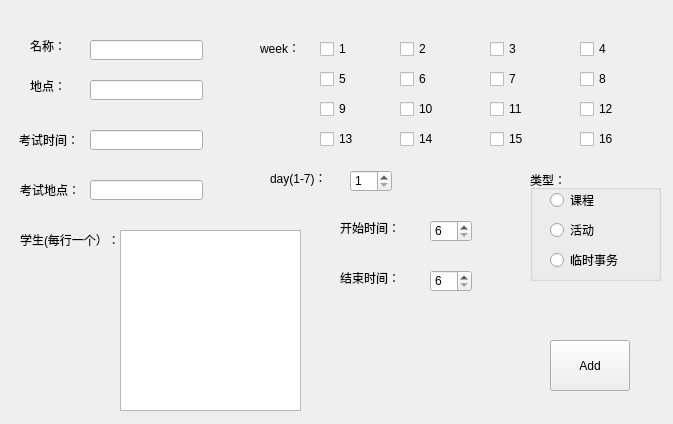
<?xml version="1.0" encoding="UTF-8"?>
<ui version="4.0">
 <class>add_class</class>
 <widget class="QWidget" name="add_class">
  <property name="geometry">
   <rect>
    <x>0</x>
    <y>0</y>
    <width>673</width>
    <height>424</height>
   </rect>
  </property>
  <property name="windowTitle">
   <string>Form</string>
  </property>
  <widget class="QLabel" name="label">
   <property name="geometry">
    <rect>
     <x>30</x>
     <y>40</y>
     <width>40</width>
     <height>12</height>
    </rect>
   </property>
   <property name="text">
    <string>名称：</string>
   </property>
  </widget>
  <widget class="QLineEdit" name="lineEdit">
   <property name="geometry">
    <rect>
     <x>90</x>
     <y>40</y>
     <width>113</width>
     <height>20</height>
    </rect>
   </property>
  </widget>
  <widget class="QLabel" name="label_2">
   <property name="geometry">
    <rect>
     <x>30</x>
     <y>80</y>
     <width>40</width>
     <height>12</height>
    </rect>
   </property>
   <property name="text">
    <string>地点：</string>
   </property>
  </widget>
  <widget class="QLineEdit" name="lineEdit_2">
   <property name="geometry">
    <rect>
     <x>90</x>
     <y>80</y>
     <width>113</width>
     <height>20</height>
    </rect>
   </property>
  </widget>
  <widget class="QLabel" name="label_3">
   <property name="geometry">
    <rect>
     <x>19</x>
     <y>130</y>
     <width>61</width>
     <height>20</height>
    </rect>
   </property>
   <property name="text">
    <string>考试时间：</string>
   </property>
  </widget>
  <widget class="QLabel" name="label_4">
   <property name="geometry">
    <rect>
     <x>20</x>
     <y>180</y>
     <width>61</width>
     <height>20</height>
    </rect>
   </property>
   <property name="text">
    <string>考试地点：</string>
   </property>
  </widget>
  <widget class="QLineEdit" name="lineEdit_3">
   <property name="geometry">
    <rect>
     <x>90</x>
     <y>130</y>
     <width>113</width>
     <height>20</height>
    </rect>
   </property>
  </widget>
  <widget class="QLineEdit" name="lineEdit_4">
   <property name="geometry">
    <rect>
     <x>90</x>
     <y>180</y>
     <width>113</width>
     <height>20</height>
    </rect>
   </property>
  </widget>
  <widget class="QLabel" name="label_5">
   <property name="geometry">
    <rect>
     <x>260</x>
     <y>40</y>
     <width>41</width>
     <height>16</height>
    </rect>
   </property>
   <property name="text">
    <string>week：</string>
   </property>
  </widget>
  <widget class="QLabel" name="label_6">
   <property name="geometry">
    <rect>
     <x>270</x>
     <y>170</y>
     <width>71</width>
     <height>16</height>
    </rect>
   </property>
   <property name="text">
    <string>day(1-7)：</string>
   </property>
  </widget>
  <widget class="QLabel" name="label_7">
   <property name="geometry">
    <rect>
     <x>20</x>
     <y>230</y>
     <width>111</width>
     <height>20</height>
    </rect>
   </property>
   <property name="text">
    <string>学生(每行一个）：</string>
   </property>
  </widget>
  <widget class="QPushButton" name="pushButton">
   <property name="geometry">
    <rect>
     <x>550</x>
     <y>340</y>
     <width>80</width>
     <height>51</height>
    </rect>
   </property>
   <property name="text">
    <string>Add</string>
   </property>
  </widget>
  <widget class="QSpinBox" name="spinBox">
   <property name="geometry">
    <rect>
     <x>430</x>
     <y>220</y>
     <width>42</width>
     <height>22</height>
    </rect>
   </property>
   <property name="minimum">
    <number>6</number>
   </property>
   <property name="maximum">
    <number>21</number>
   </property>
  </widget>
  <widget class="QLabel" name="label_8">
   <property name="geometry">
    <rect>
     <x>340</x>
     <y>220</y>
     <width>71</width>
     <height>16</height>
    </rect>
   </property>
   <property name="text">
    <string>开始时间：</string>
   </property>
  </widget>
  <widget class="QSpinBox" name="spinBox_2">
   <property name="geometry">
    <rect>
     <x>430</x>
     <y>270</y>
     <width>42</width>
     <height>22</height>
    </rect>
   </property>
   <property name="minimum">
    <number>6</number>
   </property>
   <property name="maximum">
    <number>21</number>
   </property>
  </widget>
  <widget class="QLabel" name="label_9">
   <property name="geometry">
    <rect>
     <x>340</x>
     <y>270</y>
     <width>71</width>
     <height>16</height>
    </rect>
   </property>
   <property name="text">
    <string>结束时间：</string>
   </property>
  </widget>
  <widget class="QSpinBox" name="spinBox_3">
   <property name="geometry">
    <rect>
     <x>350</x>
     <y>170</y>
     <width>42</width>
     <height>22</height>
    </rect>
   </property>
   <property name="minimum">
    <number>1</number>
   </property>
   <property name="maximum">
    <number>7</number>
   </property>
   <property name="value">
    <number>1</number>
   </property>
  </widget>
  <widget class="QGroupBox" name="groupBox">
   <property name="geometry">
    <rect>
     <x>530</x>
     <y>170</y>
     <width>131</width>
     <height>111</height>
    </rect>
   </property>
   <property name="title">
    <string>类型：</string>
   </property>
   <widget class="QRadioButton" name="radioButton_18">
    <property name="geometry">
     <rect>
      <x>20</x>
      <y>50</y>
      <width>51</width>
      <height>20</height>
     </rect>
    </property>
    <property name="text">
     <string>活动</string>
    </property>
   </widget>
   <widget class="QRadioButton" name="radioButton_19">
    <property name="geometry">
     <rect>
      <x>20</x>
      <y>80</y>
      <width>81</width>
      <height>20</height>
     </rect>
    </property>
    <property name="text">
     <string>临时事务</string>
    </property>
   </widget>
   <widget class="QRadioButton" name="radioButton_17">
    <property name="geometry">
     <rect>
      <x>20</x>
      <y>20</y>
      <width>51</width>
      <height>20</height>
     </rect>
    </property>
    <property name="text">
     <string>课程</string>
    </property>
   </widget>
  </widget>
  <widget class="QCheckBox" name="checkBox">
   <property name="geometry">
    <rect>
     <x>320</x>
     <y>40</y>
     <width>61</width>
     <height>18</height>
    </rect>
   </property>
   <property name="text">
    <string>1</string>
   </property>
  </widget>
  <widget class="QCheckBox" name="checkBox_2">
   <property name="geometry">
    <rect>
     <x>400</x>
     <y>40</y>
     <width>61</width>
     <height>18</height>
    </rect>
   </property>
   <property name="text">
    <string>2</string>
   </property>
  </widget>
  <widget class="QCheckBox" name="checkBox_3">
   <property name="geometry">
    <rect>
     <x>490</x>
     <y>40</y>
     <width>61</width>
     <height>18</height>
    </rect>
   </property>
   <property name="text">
    <string>3</string>
   </property>
  </widget>
  <widget class="QCheckBox" name="checkBox_4">
   <property name="geometry">
    <rect>
     <x>580</x>
     <y>40</y>
     <width>61</width>
     <height>18</height>
    </rect>
   </property>
   <property name="text">
    <string>4</string>
   </property>
  </widget>
  <widget class="QCheckBox" name="checkBox_5">
   <property name="geometry">
    <rect>
     <x>320</x>
     <y>70</y>
     <width>61</width>
     <height>18</height>
    </rect>
   </property>
   <property name="text">
    <string>5</string>
   </property>
  </widget>
  <widget class="QCheckBox" name="checkBox_6">
   <property name="geometry">
    <rect>
     <x>400</x>
     <y>70</y>
     <width>61</width>
     <height>18</height>
    </rect>
   </property>
   <property name="text">
    <string>6</string>
   </property>
  </widget>
  <widget class="QCheckBox" name="checkBox_7">
   <property name="geometry">
    <rect>
     <x>490</x>
     <y>70</y>
     <width>61</width>
     <height>18</height>
    </rect>
   </property>
   <property name="text">
    <string>7</string>
   </property>
  </widget>
  <widget class="QCheckBox" name="checkBox_8">
   <property name="geometry">
    <rect>
     <x>580</x>
     <y>70</y>
     <width>61</width>
     <height>18</height>
    </rect>
   </property>
   <property name="text">
    <string>8</string>
   </property>
  </widget>
  <widget class="QCheckBox" name="checkBox_9">
   <property name="geometry">
    <rect>
     <x>320</x>
     <y>100</y>
     <width>61</width>
     <height>18</height>
    </rect>
   </property>
   <property name="text">
    <string>9</string>
   </property>
  </widget>
  <widget class="QCheckBox" name="checkBox_10">
   <property name="geometry">
    <rect>
     <x>400</x>
     <y>100</y>
     <width>61</width>
     <height>18</height>
    </rect>
   </property>
   <property name="text">
    <string>10</string>
   </property>
  </widget>
  <widget class="QCheckBox" name="checkBox_11">
   <property name="geometry">
    <rect>
     <x>490</x>
     <y>100</y>
     <width>61</width>
     <height>18</height>
    </rect>
   </property>
   <property name="text">
    <string>11</string>
   </property>
  </widget>
  <widget class="QCheckBox" name="checkBox_12">
   <property name="geometry">
    <rect>
     <x>580</x>
     <y>100</y>
     <width>61</width>
     <height>18</height>
    </rect>
   </property>
   <property name="text">
    <string>12</string>
   </property>
  </widget>
  <widget class="QCheckBox" name="checkBox_13">
   <property name="geometry">
    <rect>
     <x>320</x>
     <y>130</y>
     <width>61</width>
     <height>18</height>
    </rect>
   </property>
   <property name="text">
    <string>13</string>
   </property>
  </widget>
  <widget class="QCheckBox" name="checkBox_14">
   <property name="geometry">
    <rect>
     <x>400</x>
     <y>130</y>
     <width>61</width>
     <height>18</height>
    </rect>
   </property>
   <property name="text">
    <string>14</string>
   </property>
  </widget>
  <widget class="QCheckBox" name="checkBox_15">
   <property name="geometry">
    <rect>
     <x>490</x>
     <y>130</y>
     <width>61</width>
     <height>18</height>
    </rect>
   </property>
   <property name="text">
    <string>15</string>
   </property>
  </widget>
  <widget class="QCheckBox" name="checkBox_16">
   <property name="geometry">
    <rect>
     <x>580</x>
     <y>130</y>
     <width>61</width>
     <height>18</height>
    </rect>
   </property>
   <property name="text">
    <string>16</string>
   </property>
  </widget>
  <widget class="QPlainTextEdit" name="plainTextEdit">
   <property name="geometry">
    <rect>
     <x>120</x>
     <y>230</y>
     <width>181</width>
     <height>181</height>
    </rect>
   </property>
  </widget>
 </widget>
 <resources/>
 <connections/>
</ui>
